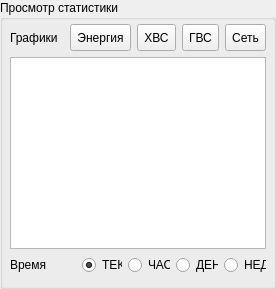
                 <widget class="QGroupBox" name="box_GraphsViewer">
                  <property name="title">
                   <string>Просмотр статистики</string>
                  </property>
                  <layout class="QGridLayout" name="gridLayout_8">
                   <property name="leftMargin">
                    <number>7</number>
                   </property>
                   <property name="topMargin">
                    <number>4</number>
                   </property>
                   <property name="rightMargin">
                    <number>7</number>
                   </property>
                   <item row="3" column="1">
                    <layout class="QHBoxLayout" name="horizontalLayout_10">
                     <item>
                      <widget class="QLabel" name="label_4">
                       <property name="text">
                        <string>Время</string>
                       </property>
                      </widget>
                     </item>
                     <item>
                      <widget class="QRadioButton" name="radioButton">
                       <property name="maximumSize">
                        <size>
                         <width>40</width>
                         <height>16777215</height>
                        </size>
                       </property>
                       <property name="text">
                        <string>ТЕК</string>
                       </property>
                       <property name="checked">
                        <bool>true</bool>
                       </property>
                      </widget>
                     </item>
                     <item>
                      <widget class="QRadioButton" name="radioButton_2">
                       <property name="maximumSize">
                        <size>
                         <width>42</width>
                         <height>16777215</height>
                        </size>
                       </property>
                       <property name="text">
                        <string>ЧАС</string>
                       </property>
                      </widget>
                     </item>
                     <item>
                      <widget class="QRadioButton" name="radioButton_3">
                       <property name="maximumSize">
                        <size>
                         <width>42</width>
                         <height>16777215</height>
                        </size>
                       </property>
                       <property name="text">
                        <string>ДЕН</string>
                       </property>
                      </widget>
                     </item>
                     <item>
                      <widget class="QRadioButton" name="radioButton_4">
                       <property name="maximumSize">
                        <size>
                         <width>42</width>
                         <height>16777215</height>
                        </size>
                       </property>
                       <property name="text">
                        <string>НЕД</string>
                       </property>
                      </widget>
                     </item>
                    </layout>
                   </item>
                   <item row="0" column="1">
                    <layout class="QHBoxLayout" name="horizontalLayout_9">
                     <item>
                      <widget class="QLabel" name="lbl_ReadOnly73">
                       <property name="text">
                        <string>Графики</string>
                       </property>
                      </widget>
                     </item>
                     <item>
                      <widget class="QToolButton" name="toolButton_2">
                       <property name="styleSheet">
                        <string notr="true">min-height: 20</string>
                       </property>
                       <property name="text">
                        <string>Энергия</string>
                       </property>
                       <property name="checkable">
                        <bool>true</bool>
                       </property>
                      </widget>
                     </item>
                     <item>
                      <widget class="QToolButton" name="toolButton_3">
                       <property name="styleSheet">
                        <string notr="true">min-height: 20</string>
                       </property>
                       <property name="text">
                        <string>ХВС</string>
                       </property>
                       <property name="checkable">
                        <bool>true</bool>
                       </property>
                      </widget>
                     </item>
                     <item>
                      <widget class="QToolButton" name="toolButton">
                       <property name="styleSheet">
                        <string notr="true">min-height: 20</string>
                       </property>
                       <property name="text">
                        <string>ГВС</string>
                       </property>
                       <property name="checkable">
                        <bool>true</bool>
                       </property>
                      </widget>
                     </item>
                     <item>
                      <widget class="QToolButton" name="toolButton_4">
                       <property name="styleSheet">
                        <string notr="true">min-height: 20</string>
                       </property>
                       <property name="text">
                        <string>Сеть</string>
                       </property>
                       <property name="checkable">
                        <bool>true</bool>
                       </property>
                      </widget>
                     </item>
                    </layout>
                   </item>
                   <item row="1" column="1">
                    <widget class="QGraphicsView" name="graphicsView_5"/>
                   </item>
                  </layout>
                 </widget>
